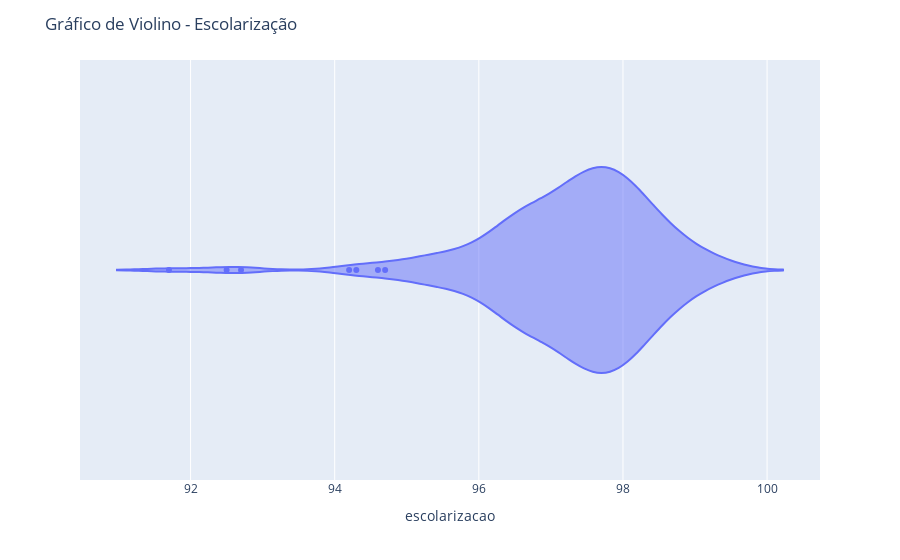

The notebook cell saved with this chart:
### Code cell
# Criar o gráfico de violino
fig = px.violin(df, x='escolarizacao', orientation='h')

# Definir o título do gráfico
fig.update_layout(title_text='Gráfico de Violino - Escolarização')

# Exibir o gráfico
fig.show()

### Figure 1 — Plotly figure (JSON) as saved in the notebook; plotly's stock layout.template omitted (floating-point values rounded to 4 significant figures; data arrays with more than 128 entries replaced by an {"elided": "..."} marker saying what was removed)
{"data": [{"alignmentgroup": "True", "box": {"visible": false}, "hovertemplate": "escolarizacao=%{x}<extra></extra>", "legendgroup": "", "marker": {"color": "#636efa"}, "name": "", "offsetgroup": "", "orientation": "h", "scalegroup": "True", "showlegend": false, "type": "violin", "x": {"elided": "182 float values"}, "x0": " ", "xaxis": "x", "y0": " ", "yaxis": "y"}], "layout": {"legend": {"tracegroupgap": 0}, "margin": {"t": 60}, "title": {"text": "Gráfico de Violino - Escolarização"}, "violinmode": "group", "xaxis": {"anchor": "y", "domain": [0, 1], "title": {"text": "escolarizacao"}}, "yaxis": {"anchor": "x", "domain": [0, 1]}}}
